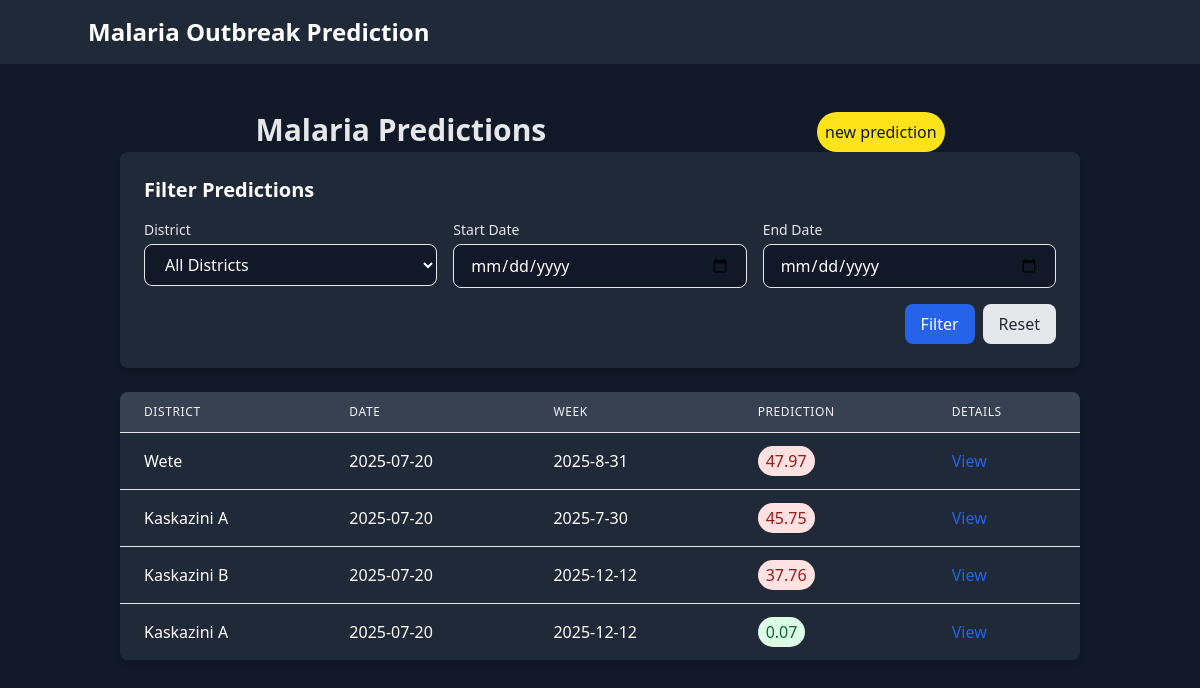
The page / on the database its author committed.
### outbreak_predictor/models.py (models this page shows, shortened)
class MalariaPrediction(models.Model):
    DISTRICT_CHOICES = [
        ('CHAKE-CHAKE', 'Chake-Chake'),
        ('KASKAZINI A', 'Kaskazini A'),
        ('KASKAZINI B', 'Kaskazini B'),
        ('KATI', 'Kati'),
        ('KUSINI', 'Kusini'),
        ('MAGHARIBI A', 'Magharibi A'),
        ('MAGHARIBI B', 'Magharibi B'),
        ('MICHEWENI', 'Micheweni'),
        ('MJINI', 'Mjini'),
        ('MKOANI', 'Mkoani'),
        ('WETE', 'Wete'),
    ]
    district = models.CharField(max_length=50, choices=DISTRICT_CHOICES)
    year = models.IntegerField()
    month = models.IntegerField()
    week = models.IntegerField()
    prediction = models.FloatField()  # Stores the probability or risk score
    date_predicted = models.DateTimeField(auto_now_add=True)
    gender = models.CharField(max_length=10, null=True, blank=True)
    age_group = models.CharField(max_length=10, null=True, blank=True)
    humidity = models.FloatField(null=True, blank=True)
    rainfall = models.FloatField(null=True, blank=True)
    min_temperature = models.FloatField(null=True, blank=True)
    max_temperature = models.FloatField(null=True, blank=True)
    class Meta:
        unique_together = ('district', 'year', 'month', 'week')  # Ensures one prediction per district per week

### outbreak_predictor/views.py (the view)
# urls.py: path('', view_predictions, name='view_predictions'),
def view_predictions(request):
    predictions = MalariaPrediction.objects.all().order_by('-date_predicted')
    district = request.GET.get('district')
    if district:
        predictions = predictions.filter(district=district)
    start_date = request.GET.get('start_date')
    end_date = request.GET.get('end_date')
    if start_date and end_date:
        predictions = predictions.filter(
            date_predicted__range=[start_date, end_date]
        )
    context = {
        'predictions': predictions,
        'district_choices': MalariaPrediction.DISTRICT_CHOICES,
    }
    return render(request, 'view_predictions.html', context)

### templates/view_predictions.html (shortened to what this page needs)
{% extends 'base.html' %}
{% block content %}
<div class="container mx-auto px-4 py-8">
    <div class="flex flex-row justify-around">
        <h1 class="text-3xl font-bold text-gray-200">Malaria Predictions</h1>
        <a href="{% url 'predict'%}" class="bg-[#FFE31A] text-gray-900 p-2 rounded-full">new prediction</a>
    </div>
    <div class="bg-gray-800 rounded-lg shadow-md p-6 mb-6">
        <h2 class="text-xl font-semibold mb-4 text-white">Filter Predictions</h2>
        <form method="get" class="grid grid-cols-1 md:grid-cols-3 gap-4">
            <div>
                <label class="block text-sm font-medium text-gray-200 mb-1">District</label>
                <select name="district" class="w-full px-4 bg-gray-900 text-white py-2 border rounded-lg">
                    <option value="">All Districts</option>
                </select>
            </div>
            <div>
                <label class="block text-sm font-medium text-gray-200 mb-1">Start Date</label>
                <input type="date" name="start_date" class="w-full px-4 bg-gray-900 text-white py-2 border rounded-lg" value="{{ request.GET.start_date }}">
            </div>
            <div>
                <label class="block text-sm font-medium text-gray-200 mb-1">End Date</label>
                <input type="date" name="end_date" class="w-full px-4 py-2 bg-gray-900 text-white border rounded-lg" value="{{ request.GET.end_date }}">
            </div>
            <div class="md:col-span-3 flex justify-end">
                <button type="submit" class="px-4 py-2 bg-blue-600 text-white rounded-lg hover:bg-blue-700">Filter</button>
                <a href="{% url 'view_predictions' %}" class="ml-2 px-4 py-2 bg-gray-200 text-gray-800 rounded-lg hover:bg-gray-300">Reset</a>
            </div>
        </form>
    </div>
    <div class="bg-gray-800 rounded-lg shadow-md overflow-hidden">
        <div class="overflow-x-auto">
            <table class="min-w-full divide-y divide-gray-200">
                <thead class="bg-gray-700">
                    <tr>
                        <th class="px-6 py-3 text-left text-xs font-medium text-gray-100 uppercase tracking-wider">District</th>
                        <th class="px-6 py-3 text-left text-xs font-medium text-gray-100 uppercase tracking-wider">Date</th>
                        <th class="px-6 py-3 text-left text-xs font-medium text-gray-100 uppercase tracking-wider">Week</th>
                        <th class="px-6 py-3 text-left text-xs font-medium text-gray-100 uppercase tracking-wider">Prediction</th>
                        <th class="px-6 py-3 text-left text-xs font-medium text-gray-100 uppercase tracking-wider">Details</th>
                    </tr>
                </thead>
                <tbody class="bg-gray-800 text-white divide-y divide-gray-200">
                    {% for prediction in predictions %}
                    <tr>
                        <td class="px-6 py-4 whitespace-nowrap">{{ prediction.get_district_display }}</td>
                        <td class="px-6 py-4 whitespace-nowrap">{{ prediction.date_predicted|date:"Y-m-d" }}</td>
                        <td class="px-6 py-4 whitespace-nowrap">{{ prediction.year }}-{{ prediction.month }}-{{ prediction.week }}</td>
                        <td class="px-6 py-4 whitespace-nowrap">
                            <span class="px-2 py-1 rounded-full
                                {% if prediction.prediction > 0.7 %}bg-red-100 text-red-800
                                {% elif prediction.prediction > 0.4 %}bg-yellow-100 text-yellow-800
                                {% else %}bg-green-100 text-green-800{% endif %}">
                                {{ prediction.prediction|floatformat:2 }}
                            </span>
                        </td>
                        <td class="px-6 py-4 whitespace-nowrap">
                            <a href="#" class="text-blue-600 hover:text-blue-900">View</a>
                        </td>
                    </tr>
                    {% empty %}
                    <tr>
                        <td colspan="5" class="px-6 py-4 text-center text-gray-100">No predictions found</td>
                    </tr>
                    {% endfor %}
                </tbody>
            </table>
        </div>
    </div>
</div>
{% endblock %}

### templates/base.html (shortened to what this page needs)
<!DOCTYPE html>
<html lang="en">
<head>
    <script src="https://cdn.tailwindcss.com"></script>
</head>
<body class="bg-gray-900">
    <nav class="bg-gray-800 p-4 text-white">
        <div class="container mx-auto">
            <h1 class="text-2xl font-bold">Malaria Outbreak Prediction</h1>
        </div>
    </nav>
    <main class="container mx-auto p-4">
        {% block content %}{% endblock %}
    </main>
</body>
</html>

### rows shown on the page
MalariaPrediction: district "Wete", date_predicted "2025-07-20", year "2025", month "8", week "31", prediction "47.97"
MalariaPrediction: district "Kaskazini A", date_predicted "2025-07-20", year "2025", month "7", week "30", prediction "45.75"
MalariaPrediction: district "Kaskazini B", date_predicted "2025-07-20", year "2025", month "12", week "12", prediction "37.76"
MalariaPrediction: district "Kaskazini A", date_predicted "2025-07-20", year "2025", month "12", week "12", prediction "0.07"
